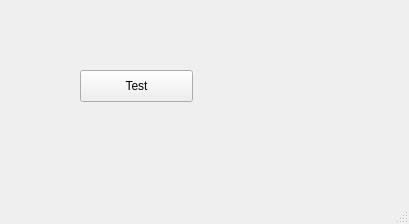
<?xml version="1.0" encoding="UTF-8"?>
<ui version="4.0">
 <class>MainWindow</class>
 <widget class="QMainWindow" name="MainWindow">
  <property name="geometry">
   <rect>
    <x>0</x>
    <y>0</y>
    <width>409</width>
    <height>224</height>
   </rect>
  </property>
  <property name="windowTitle">
   <string>MainWindow</string>
  </property>
  <widget class="QWidget" name="centralwidget">
   <widget class="QPushButton" name="btn_1">
    <property name="geometry">
     <rect>
      <x>80</x>
      <y>70</y>
      <width>113</width>
      <height>32</height>
     </rect>
    </property>
    <property name="text">
     <string>Test</string>
    </property>
   </widget>
  </widget>
  <widget class="QMenuBar" name="menubar">
   <property name="geometry">
    <rect>
     <x>0</x>
     <y>0</y>
     <width>409</width>
     <height>24</height>
    </rect>
   </property>
  </widget>
  <widget class="QStatusBar" name="statusbar"/>
 </widget>
 <resources/>
 <connections/>
</ui>
